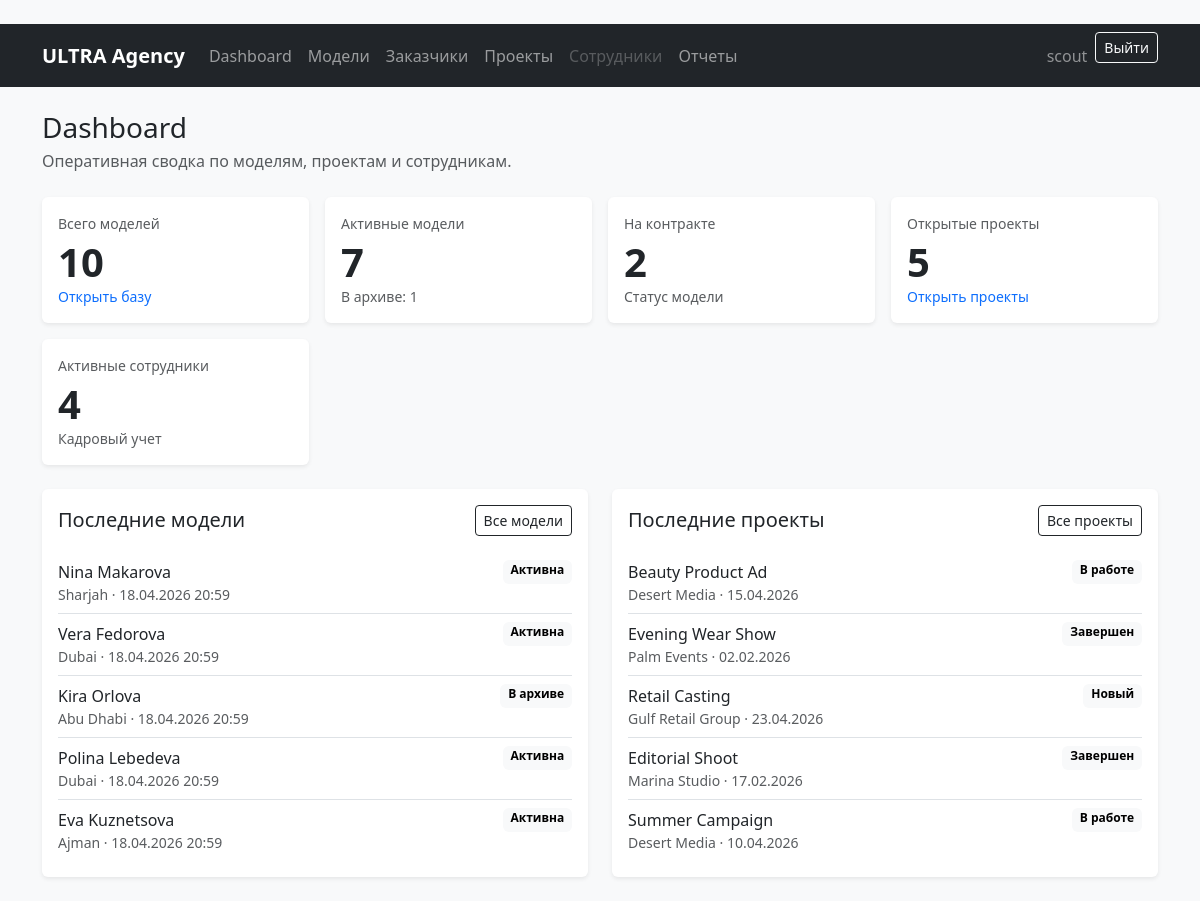
The page / (signed in) on the database as committed earlier.
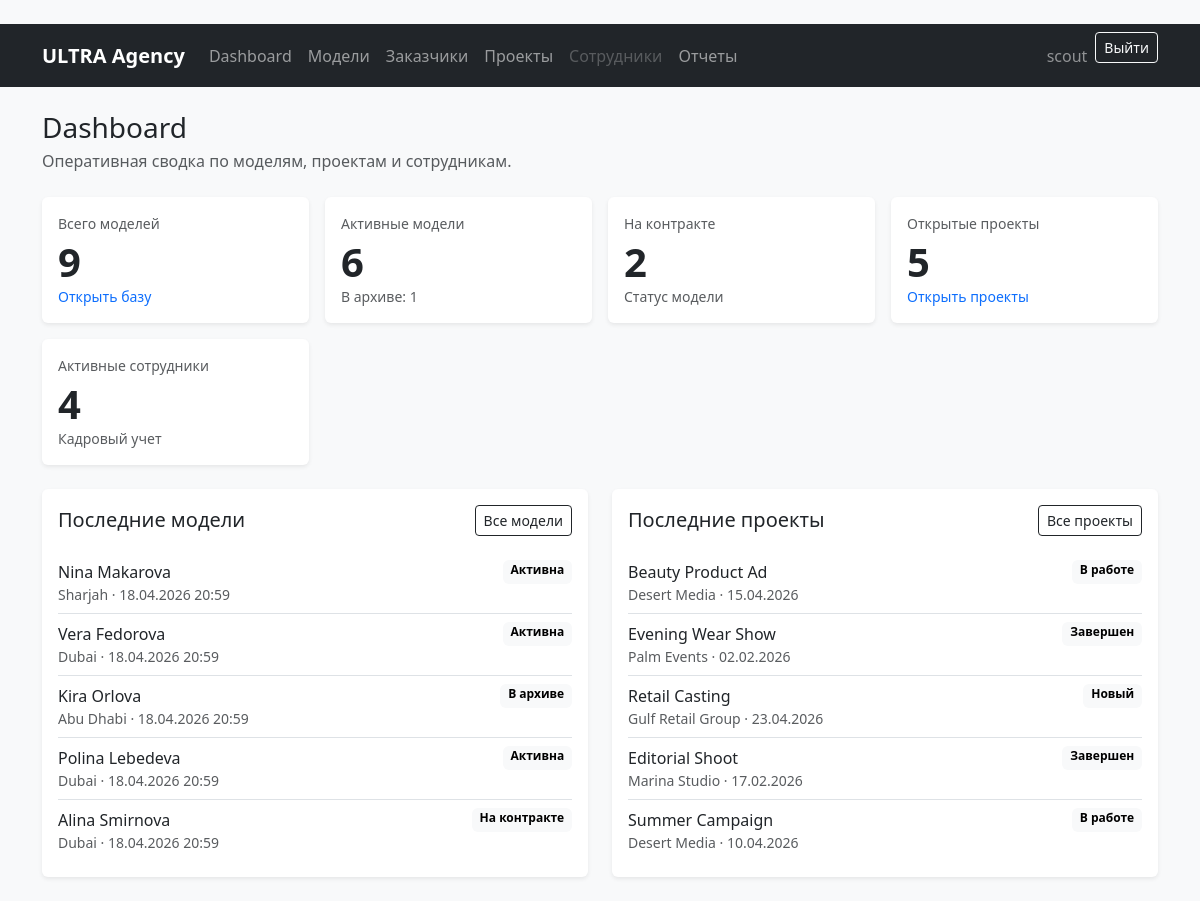
The same page on the database as committed later.
### models_app/models.py (models this page shows)
class ModelCard(models.Model):
    class Category(models.TextChoices):
        TOP = 'top', 'Top-model'
        NEW_FACE = 'new_face', 'New face'
        COMMERCIAL = 'commercial', 'Commercial'
    class Status(models.TextChoices):
        ACTIVE = 'active', 'Активна'
        ARCHIVED = 'archived', 'В архиве'
        ON_CONTRACT = 'on_contract', 'На контракте'
    first_name = models.CharField('Имя', max_length=100)
    last_name = models.CharField('Фамилия', max_length=100)
    birth_date = models.DateField('Дата рождения', null=True, blank=True)
    phone = models.CharField('Телефон', max_length=30)
    email = models.EmailField('Email', blank=True)
    city = models.CharField('Город', max_length=100)
    height = models.PositiveSmallIntegerField('Рост, см')
    bust = models.PositiveSmallIntegerField('Объем груди, см')
    waist = models.PositiveSmallIntegerField('Талия, см')
    hips = models.PositiveSmallIntegerField('Бедра, см')
    shoe_size = models.DecimalField(
        'Размер обуви',
        max_digits=4,
        decimal_places=1,
        null=True,
        blank=True,
    )
    hair_color = models.CharField('Цвет волос', max_length=50, blank=True)
    eye_color = models.CharField('Цвет глаз', max_length=50, blank=True)
    experience = models.TextField('Опыт работы / описание', blank=True)
    category = models.CharField(
        'Категория',
        max_length=20,
        choices=Category.choices,
        default=Category.NEW_FACE,
    )
    status = models.CharField(
        'Статус',
        max_length=20,
        choices=Status.choices,
        default=Status.ACTIVE,
    )
    created_at = models.DateTimeField('Дата добавления', auto_now_add=True)
    updated_at = models.DateTimeField('Дата обновления', auto_now=True)
    added_by = models.ForeignKey(
        settings.AUTH_USER_MODEL,
        on_delete=models.SET_NULL,
        null=True,
        blank=True,
        related_name='added_model_cards',
        verbose_name='Кем добавлена анкета',
    )
    main_photo = models.ImageField(
        'Главное фото',
        upload_to='models/main/',
        null=True,
        blank=True,
    )
    class Meta:
        verbose_name = 'Анкета модели'
        verbose_name_plural = 'Анкеты моделей'
        ordering = ['last_name', 'first_name']
    def __str__(self):
        return f'{self.first_name} {self.last_name}'

### projects/models.py (models this page shows, shortened)
class Project(db_models.Model):
    class ProjectType(db_models.TextChoices):
        CASTING = 'casting', 'Кастинг'
        PHOTOSESSION = 'photosession', 'Фотосессия'
        SHOW = 'show', 'Показ'
        ADVERTISING = 'advertising', 'Реклама'
    class Status(db_models.TextChoices):
        NEW = 'new', 'Новый'
        IN_PROGRESS = 'in_progress', 'В работе'
        COMPLETED = 'completed', 'Завершен'
        CANCELED = 'canceled', 'Отменен'
    title = db_models.CharField('Название', max_length=200)
    client = db_models.ForeignKey(
        Client,
        on_delete=db_models.PROTECT,
        related_name='projects',
        verbose_name='Заказчик',
    )
    project_type = db_models.CharField(
        'Тип проекта',
        max_length=20,
        choices=ProjectType.choices,
        default=ProjectType.CASTING,
    )
    description = db_models.TextField('Описание', blank=True)
    start_date = db_models.DateField('Дата начала')
    end_date = db_models.DateField('Дата окончания', null=True, blank=True)
    status = db_models.CharField(
        'Статус',
        max_length=20,
        choices=Status.choices,
        default=Status.NEW,
    )
    budget = db_models.DecimalField(
        'Бюджет / выручка',
        max_digits=12,
        decimal_places=2,
        default=0,
    )
    responsible_employee = db_models.ForeignKey(
        EmployeeProfile,
        on_delete=db_models.SET_NULL,
        null=True,
        blank=True,
        related_name='projects',
        verbose_name='Ответственный сотрудник',
    )
    models = db_models.ManyToManyField(
        ModelCard,
        through='Participation',
        related_name='projects',
        verbose_name='Модели',
        blank=True,
    )
    notes = db_models.TextField('Заметки', blank=True)
    created_at = db_models.DateTimeField('Дата создания', auto_now_add=True)
    updated_at = db_models.DateTimeField('Дата обновления', auto_now=True)
    class Meta:
        verbose_name = 'Проект'
        verbose_name_plural = 'Проекты'
        ordering = ['-start_date', 'title']

### clients/models.py (models this page shows, shortened)
class Client(models.Model):
    name = models.CharField('Название / имя заказчика', max_length=150)
    contact_person = models.CharField('Контактное лицо', max_length=120, blank=True)
    phone = models.CharField('Телефон', max_length=30, blank=True)
    email = models.EmailField('Email', blank=True)
    city = models.CharField('Город', max_length=100, blank=True)
    notes = models.TextField('Заметки', blank=True)
    created_at = models.DateTimeField('Дата добавления', auto_now_add=True)
    updated_at = models.DateTimeField('Дата обновления', auto_now=True)
    class Meta:
        verbose_name = 'Заказчик'
        verbose_name_plural = 'Заказчики'
        ordering = ['name']

### core/views.py (the view)
# urls.py: path('', DashboardView.as_view(), name='dashboard'),
class DashboardView(LoginRequiredMixin, TemplateView):
    template_name = 'core/dashboard.html'
    def get_context_data(self, **kwargs):
        context = super().get_context_data(**kwargs)
        today = timezone.localdate()
        current_month_revenue = Project.objects.filter(
            status=Project.Status.COMPLETED,
            end_date__year=today.year,
            end_date__month=today.month,
        ).aggregate(total=Sum('budget'))['total'] or 0
        context.update(
            {
                'total_models': ModelCard.objects.count(),
                'active_models': ModelCard.objects.filter(status=ModelCard.Status.ACTIVE).count(),
                'archived_models': ModelCard.objects.filter(status=ModelCard.Status.ARCHIVED).count(),
                'contract_models': ModelCard.objects.filter(status=ModelCard.Status.ON_CONTRACT).count(),
                'open_projects': Project.objects.filter(
                    status__in=[Project.Status.NEW, Project.Status.IN_PROGRESS],
                ).count(),
                'current_month_revenue': current_month_revenue,
                'can_view_revenue': can_view_financial_reports(self.request.user),
                'can_manage_employees': can_manage_employees(self.request.user),
                'employees_count': EmployeeProfile.objects.filter(is_active=True, user__is_active=True).count(),
                'latest_models': ModelCard.objects.select_related('added_by').order_by('-created_at')[:5],
                'latest_projects': Project.objects.select_related('client', 'responsible_employee').order_by('-created_at')[:5],
            }
        )
        return context

### core/permissions.py (called while the page is built)
def get_user_role(user):
    if not user.is_authenticated or not user.is_active:
        return None
    if user.is_superuser:
        return ROLE_ADMIN
    try:
        profile = user.employee_profile
    except EmployeeProfile.DoesNotExist:
        return None
    if not profile.is_active:
        return None
    return profile.role

def user_has_any_role(user, roles):
    role = get_user_role(user)
    return role in roles

def can_view_financial_reports(user):
    return user_has_any_role(user, FINANCIAL_REPORT_ROLES)

def can_manage_employees(user):
    return user_has_any_role(user, EMPLOYEE_SECTION_ROLES)

### templates/core/dashboard.html (shortened to what the changed rows need)
{% extends 'base.html' %}
{% block content %}
<div class="d-flex flex-column flex-md-row justify-content-between gap-3 mb-4">
    <div>
        <h1 class="h3 mb-1">Dashboard</h1>
    </div>
</div>
<div class="row g-3 mb-4">
    <div class="col-sm-6 col-xl-3">
        <div class="card border-0 shadow-sm h-100">
            <div class="card-body">
                <div class="text-muted small mb-1">Всего моделей</div>
                <div class="display-6 fw-semibold">{{ total_models }}</div>
                <a class="small text-decoration-none" href="{% url 'models_app:model_list' %}">Открыть базу</a>
            </div>
        </div>
    </div>
    <div class="col-sm-6 col-xl-3">
        <div class="card border-0 shadow-sm h-100">
            <div class="card-body">
                <div class="text-muted small mb-1">Активные модели</div>
                <div class="display-6 fw-semibold">{{ active_models }}</div>
                <span class="small text-muted">В архиве: {{ archived_models }}</span>
            </div>
        </div>
    </div>
</div>
<div class="row g-4">
    <div class="col-lg-6">
        <div class="card border-0 shadow-sm h-100">
            <div class="card-body">
                <div class="d-flex justify-content-between align-items-center mb-3">
                    <h2 class="h5 mb-0">Последние модели</h2>
                </div>
                {% if latest_models %}
                    <div class="list-group list-group-flush">
                        {% for model_card in latest_models %}
                            <a class="list-group-item list-group-item-action px-0" href="{% url 'models_app:model_detail' model_card.pk %}">
                                <div class="d-flex justify-content-between gap-3">
                                    <span>{{ model_card }}</span>
                                    <span class="badge text-bg-light">{{ model_card.get_status_display }}</span>
                                </div>
                                <div class="small text-muted">{{ model_card.city }} · {{ model_card.created_at|date:'d.m.Y H:i' }}</div>
                            </a>
                        {% endfor %}
                    </div>
                {% else %}
                    <p class="text-muted mb-0">Анкеты моделей пока не добавлены.</p>
                {% endif %}
            </div>
        </div>
    </div>
    <div class="col-lg-6">
        <div class="card border-0 shadow-sm h-100">
            <div class="card-body">
                <div class="d-flex justify-content-between align-items-center mb-3">
                    <h2 class="h5 mb-0">Последние проекты</h2>
                </div>
                {% if latest_projects %}
                    <div class="list-group list-group-flush">
                        {% for project in latest_projects %}
                            <a class="list-group-item list-group-item-action px-0" href="{% url 'projects:project_detail' project.pk %}">
                                <div class="d-flex justify-content-between gap-3">
                                    <span>{{ project.title }}</span>
                                    <span class="badge text-bg-light">{{ project.get_status_display }}</span>
                                </div>
                                <div class="small text-muted">{{ project.client.name }} · {{ project.start_date|date:'d.m.Y' }}</div>
                            </a>
                        {% endfor %}
                    </div>
                {% else %}
                    <p class="text-muted mb-0">Проекты пока не добавлены.</p>
                {% endif %}
            </div>
        </div>
    </div>
</div>
{% endblock %}

Rows that differ between the two databases and show on the page:
removed ModelCard: first_name+last_name "Eva Kuznetsova", status "Активна", city "Ajman", created_at "18.04.2026 20:59"
now on this page (row edited): ModelCard: first_name+last_name "Alina Smirnova", status "На контракте", city "Dubai", created_at "18.04.2026 20:59"
Other text that changed with them:
{{ total_models }}: "10" → "9"
{{ active_models }}: "7" → "6"
